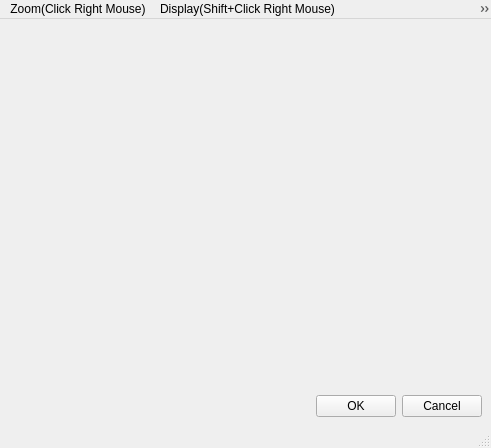
<?xml version="1.0" encoding="UTF-8"?>
<ui version="4.0">
 <class>ThresholdingBinPlotDialogClass</class>
 <widget class="QMainWindow" name="ThresholdingBinPlotDialogClass">
  <property name="geometry">
   <rect>
    <x>0</x>
    <y>0</y>
    <width>491</width>
    <height>448</height>
   </rect>
  </property>
  <property name="windowTitle">
   <string>MainWindow</string>
  </property>
  <widget class="QWidget" name="centralwidget">
   <layout class="QVBoxLayout" name="verticalLayout">
    <item>
     <widget class="QWidget" name="plotWidgetHolder" native="true">
      <property name="sizePolicy">
       <sizepolicy hsizetype="Expanding" vsizetype="Expanding">
        <horstretch>0</horstretch>
        <verstretch>0</verstretch>
       </sizepolicy>
      </property>
     </widget>
    </item>
    <item>
     <layout class="QHBoxLayout" name="horizontalLayout">
      <item>
       <spacer name="horizontalSpacer">
        <property name="orientation">
         <enum>Qt::Horizontal</enum>
        </property>
        <property name="sizeHint" stdset="0">
         <size>
          <width>40</width>
          <height>5</height>
         </size>
        </property>
       </spacer>
      </item>
      <item>
       <widget class="QPushButton" name="okButton">
        <property name="toolTip">
         <string>Accept the threshold values specified and close this dialog.</string>
        </property>
        <property name="text">
         <string>OK</string>
        </property>
       </widget>
      </item>
      <item>
       <widget class="QPushButton" name="cancelButton">
        <property name="toolTip">
         <string>Close this dialog.</string>
        </property>
        <property name="text">
         <string>Cancel</string>
        </property>
       </widget>
      </item>
     </layout>
    </item>
   </layout>
  </widget>
   <widget class="QMenuBar" name="menuBar">
   <property name="geometry">
    <rect>
     <x>0</x>
     <y>0</y>
     <width>757</width>
     <height>25</height>
    </rect>
   </property>
   <widget class="QMenu" name="menuZoom">
    <property name="title">
     <string>Zoom(Click Right Mouse)</string>
    </property>
   </widget>
   <widget class="QMenu" name="menuDisplay">
    <property name="title">
     <string>Display(Shift+Click Right Mouse)</string>
    </property>
   </widget>
   <widget class="QMenu" name="menuConfigure">
    <property name="title">
     <string>Configure(Ctrl+Click Left Mouse)</string>
    </property>
   </widget>
   <addaction name="menuZoom"/>
   <addaction name="menuDisplay"/>
   <addaction name="menuConfigure"/>
  </widget>
  <widget class="QStatusBar" name="statusbar"/>
 </widget>
 <resources/>
 <connections/>
</ui>
